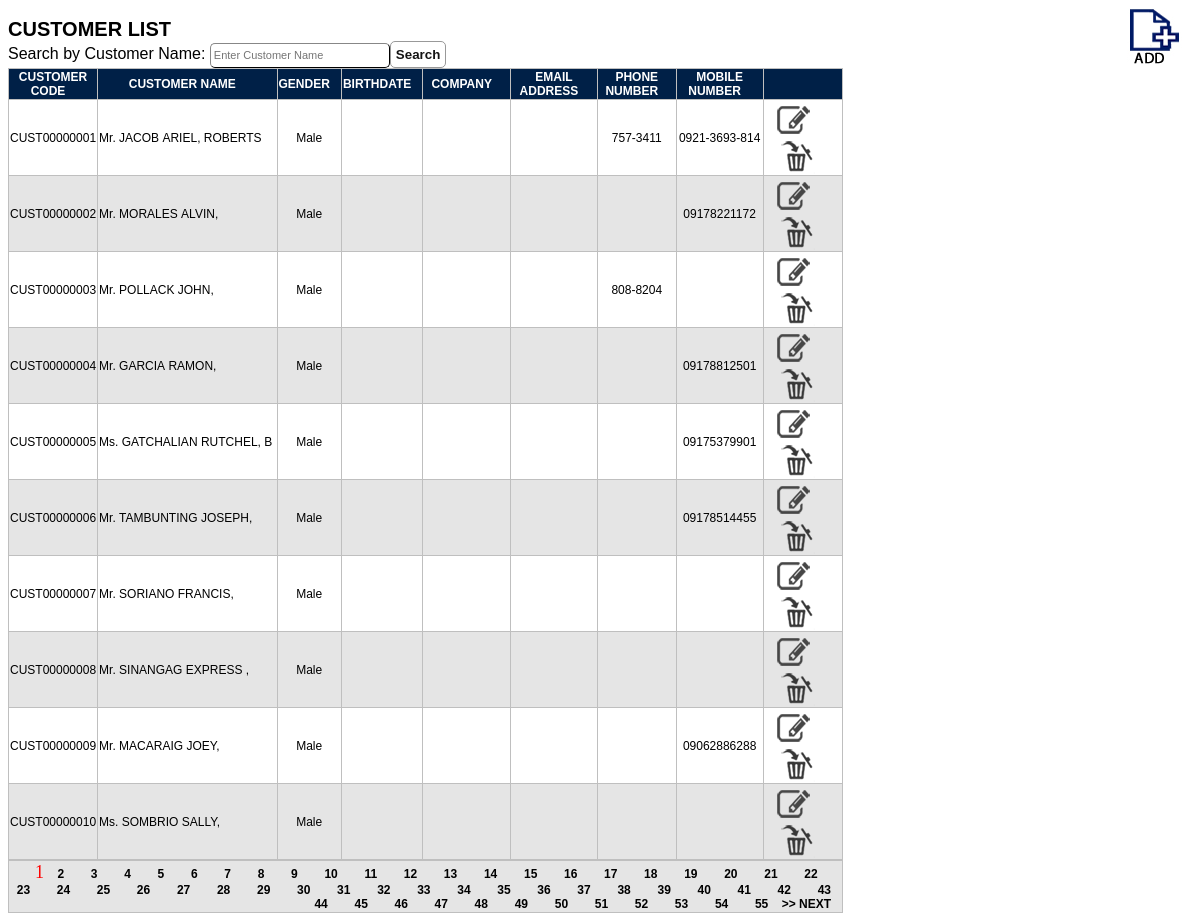
Screenshot of /customer_list.php (signed in) with the database file from the repository.
### tables this page shows
CREATE TABLE `tbl_customer` (
  `cust_id` varchar(20) NOT NULL,
  `salutation` varchar(60) NOT NULL,
  `lastname` varchar(60) NOT NULL,
  `firstname` varchar(60) NOT NULL,
  `middlename` varchar(60) NOT NULL,
  `address` varchar(200) NOT NULL,
  `city` varchar(60) NOT NULL,
  `province` varchar(60) NOT NULL,
  `zipcode` bigint(10) NOT NULL,
  `birthday` varchar(30) NOT NULL,
  `gender` varchar(60) NOT NULL,
  `tin` varchar(20) NOT NULL,
  `company` varchar(100) NOT NULL,
  `source` varchar(60) NOT NULL,
  `email` varchar(60) NOT NULL,
  `landline` varchar(20) NOT NULL,
  `fax` varchar(20) NOT NULL,
  `mobile` varchar(20) NOT NULL,
  `cust_created` datetime NOT NULL,
  PRIMARY KEY (`cust_id`),
  UNIQUE KEY `cust_id` (`cust_id`)
);

### customer_list.php (the view, shortened to what this page needs)
<?php
	require_once("conf/db_connection.php");
?>
<html>
<head>
<title</title>
<link rel="stylesheet" type="text/css" href="style/table.css" />
</head>
<body>
<div class="button"><a href="customer_add.php"><img src="images/add.jpg" /></a></div>
<div class="title">CUSTOMER LIST</div>
Search by Customer Name: <input type="text" name="txtsearchcust" id="txtsearchcust" name="search" placeholder="Enter Customer Name" /><input type="button" value="Search" onclick="SearchCustomer();" />
<?Php
$page_name="customer_list.php";
@$column_name=$_GET['customer_list'];
@$start=$_GET['start'];
$eu = ($start - 0);
$limit = 10;
$this1 = $eu + $limit;
$next = $eu + $limit;
$query2=" SELECT * FROM tbl_customer  ";
$count=$dbo->prepare($query2);
$count->execute();
$nume=$count->rowCount();
echo "<span id='divSearchCustomer'><TABLE><tr>";
echo "<th width='60px'><a href='$page_name?column_name=customer_id'>Customer Code</a></th>";
echo "<th width='180px'><a href='$page_name?column_name=name'>Customer Name</a></th>";
echo "<th width='35px'><a href='$page_name?column_name=gender'>Gender</a></th>";
echo "<th width='70px'><a href='$page_name?column_name=birthday'>Birthdate</a></th>";
echo "<th width='100px'><a href='$page_name?column_name=company'>Company</a></th>";
echo "<th width='100px'><a href='$page_name?column_name=email'>Email Address</a></th>";
echo "<th width='90px'><a href='$page_name?column_name=phone'>Phone Number</a></th>";
echo "<th width='95px'><a href='$page_name?column_name=mobile'>Mobile Number</a></th>";
echo "<th><a href='$page_name?column_name=button'></th>";
$query=" SELECT * FROM tbl_customer  ";
$query = $query. " limit $eu, $limit ";
foreach ($dbo->query($query) as $row) {
echo "<tr >";
echo "<td><center>$row[cust_id]</td>";
echo "<td>$row[salutation]&nbsp$row[lastname]&nbsp$row[firstname],&nbsp$row[middlename] </td>";
echo "<td><center>$row[gender]</center></td>";
echo "<td><center>$row[birthday]</center></td>";
echo "<td><center>$row[company]</center></td>";
echo "<td><center>$row[email]</center></td>";
echo "<td><center>$row[landline]</center></td>";
echo "<td><center>$row[mobile]</center></td>";
echo "<td width='110px'><center>
			<a href='customer_edit.php?custid=".$row['cust_id']."'><img src='images/edit.png' /></a> &nbsp;&nbsp;
			<a href='customer_delete.php?custid=".$row['cust_id']."'><img src='images/delete.png' /></a>
	</center></td>";
echo "</tr>";
}
echo "</table></span>";
echo "<table><tr><td align='right'>";
$l=1;
for($i=0;$i < $nume;$i=$i+$limit){
if($i <> $eu){
echo "&nbsp;&nbsp;&nbsp; <a href='$page_name?start=$i&column_name=$column_name'>$l</a> ";
}
else { echo "<font face='Verdana' size='4' color=red>$l</font>";}
$l=$l+1;
}
if($this1 < $nume) {
print "<a href='$page_name?start=$next&column_name=$column_name'>>> NEXT</a>";}
echo "</td></tr></table>";
?>
</body>
</html>

### style/table.css (style rules this page uses)
body { font-family:Arial; }
table { width: 835px; border-collapse: collapse; border-spacing: 0; margin:0px; padding:0px; }
table, th, td { border: 1px solid #bfbfbf; }
th { background: #002047; color: #fff; font-size: 14px; font-weight: bold; text-transform: uppercase; height: 25px; }
th a { color: #fff; text-decoration: none; }
td { font-size: 12px; height: 23px; }
tr:nth-child(even) { background: #fff; }
tr:nth-child(odd) { background: #e5e5e5; }
.title { padding-top: 10px; font-weight: bold; font-size: 20px; text-transform:uppercase; }
.button { float: right; font-size: 15px; }
a { text-decoration: none; margin-right: 10px; font-size: 12px; font-weight: bold; color: #000; cursor:pointer; }
input[type="text"], input[type="password"],textarea, select { font-size: 11px; line-height:150%; color : #000; padding : 3px; border : 1px outset #333; -moz-border-radius: 5px; -webkit-border-radius: 5px; -khtml-border-radius: 5px; border-radius: 5px; width: 180px; }
input[type="submit"], input[type="button"] { background: repeat-x top center; border: 1px solid #999; -moz-border-radius: 5px; color: #141414; font-weight: bold; -webkit-border-radius: 5px; padding: 5px; cursor:pointer; }

### rows the page displays
tbl_customer: cust_id "CUST00000001", salutation "Mr.", lastname "JACOB", firstname "ARIEL", middlename "ROBERTS", gender "Male", landline "757-3411", mobile "0921-3693-814"
tbl_customer: cust_id "CUST00000002", salutation "Mr.", lastname "MORALES", firstname "ALVIN", gender "Male", mobile "09178221172"
tbl_customer: cust_id "CUST00000003", salutation "Mr.", lastname "POLLACK", firstname "JOHN", gender "Male", landline "808-8204"
tbl_customer: cust_id "CUST00000004", salutation "Mr.", lastname "GARCIA", firstname "RAMON", gender "Male", mobile "09178812501"
tbl_customer: cust_id "CUST00000005", salutation "Ms.", lastname "GATCHALIAN", firstname "RUTCHEL", middlename "B", gender "Male", mobile "09175379901"
tbl_customer: cust_id "CUST00000006", salutation "Mr.", lastname "TAMBUNTING", firstname "JOSEPH", gender "Male", mobile "09178514455"
tbl_customer: cust_id "CUST00000007", salutation "Mr.", lastname "SORIANO", firstname "FRANCIS", gender "Male"
tbl_customer: cust_id "CUST00000008", salutation "Mr.", lastname "SINANGAG EXPRESS", gender "Male"
tbl_customer: cust_id "CUST00000009", salutation "Mr.", lastname "MACARAIG", firstname "JOEY", gender "Male", mobile "09062886288"
tbl_customer: cust_id "CUST00000010", salutation "Ms.", lastname "SOMBRIO", firstname "SALLY", gender "Male"
